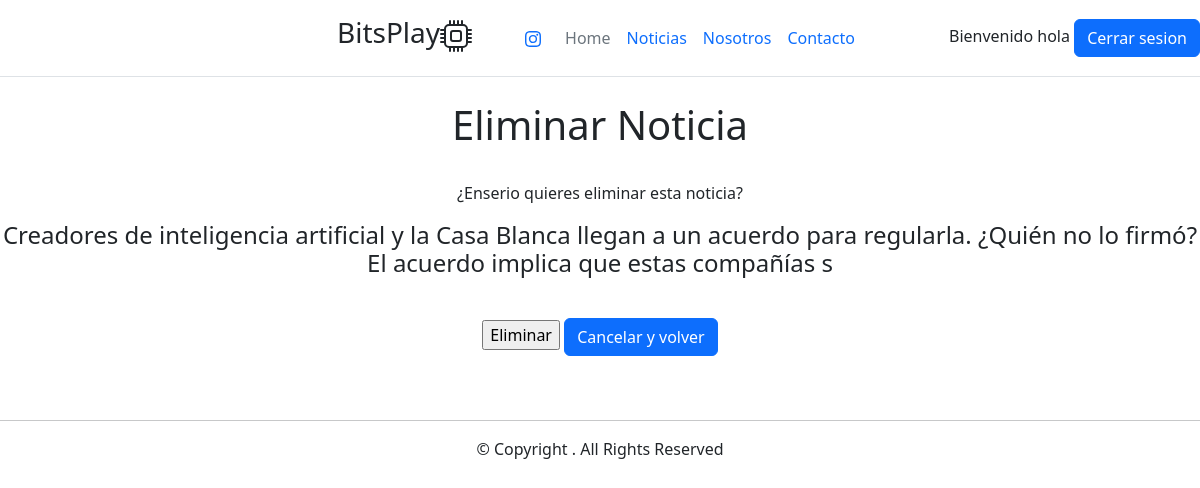
/noticias/5/eliminar_noticia (signed in), run on the app's committed database.
### apps/usuarios/models.py (models this page shows)
class Usuario(AbstractUser):
    pass

### apps/noticias/models.py (models this page shows, shortened)
class Noticia(models.Model):
    titulo = models.CharField(max_length=150)
    cuerpo = models.TextField()
    fecha = models.DateTimeField(auto_now_add=True)
    imagen = models.ImageField(upload_to='noticias')
    categoria_noticia = models.ForeignKey(Categoria, on_delete=models.CASCADE)

### apps/noticias/views.py (the view)
# urls.py: path('<int:pk>/eliminar_noticia', views.eliminar_noticia, name='eliminar_noticia'),
def eliminar_noticia(request, pk):
    noticia = Noticia.objects.get(pk =pk)
    noticia = get_object_or_404(Noticia, pk=pk)
    contexto = {'noticia': noticia}
    if request.method == 'POST':
        noticia.delete()
        return redirect('noticias:inicio')
    return render(request, 'noticias/deletenoticia.html', contexto)

### templates/noticias/deletenoticia.html (shortened to what this page needs)
{% extends 'base.html' %}
{% load static %}
{% block contenido %}
<h1>Eliminar Noticia</h1>
<br>
<p>¿Enserio quieres eliminar esta noticia?</p>
<h4><p>{{ noticia.titulo }}</p></h4>
    <form method="post">
        <br>
        <div><input type="submit" value="Eliminar">  <button type="button" class="btn btn-primary"><a class="nav-link" href="{% url 'noticias:detalle' noticia.pk %}">Cancelar y volver</a></button></div>
    </form>
</body>
</html>
{% endblock contenido %}

### templates/navbar.html (shortened to what this page needs)
<header
    class="d-flex flex-wrap align-items-center justify-content-center justify-content-md-between py-3 mb-4 border-bottom">
    <div class="col-md-3 mb-2 mb-md-0">
        <a href="/" class="d-inline-flex link-body-emphasis text-decoration-none">
            <svg class="bi" width="40" height="32" role="img" aria-label="Bootstrap">
                <use xlink:href="#bootstrap"></use>
            </svg>
        </a>
    </div>
    <ul class="nav col-0 col-md-auto mb-2 justify-content-left mb-md-0">
        <li class="nav-item">
    <li  id="icono-izquierda"><h3 >BitsPlay</li></ul></li>
    <ul class="nav col-12 col-md-auto mb-2 justify-content-center mb-md-0">
        <li class="nav-item">
            <a class="nav-link" target="_blank "href="https://www.instagram.com/fabri__alarcon/"></a>
        <li><a href="{% url 'home' %}" class="nav-link px-2 link-secondary">Home</a></li>
        <li><a href="{% url 'noticias:inicio' %}" class="nav-link px-2">Noticias</a></li>
        <li><a href="{% url 'nosotros' %}" class="nav-link px-2">Nosotros</a></li>
        <li><a href="{% url 'noticias:contacto' %}" class="nav-link px-2">Contacto</a></li>
    </ul>
    <div class="col-md-3 text-end">
        {% if user.is_authenticated %}
            Bienvenido {{ user.username }}
            <button type="button" class="btn btn-primary"><a class="nav-link" href="{% url 'logout' %}">Cerrar
            sesion</a></button>
        {% else %}
            <button type="button" class="btn btn-outline-primary me-2"><a class="nav-link" href="{% url 'login' %}"> iniciar
                sesion</a></button>
            <button type="button" class="btn btn-outline-primary me-2"><a class="nav-link"
                href="{% url 'usuarios:registro' %}">Registrar</a></button>
        {% endif %}
    </div>
</header>

### static/css/main.css (style rules this page uses)
* { text-align: center; }
#icono-izquierda { text-align: left; }

### data on the page
Usuario: username "hola"
Noticia: titulo "Creadores de inteligencia artificial y la Casa Blanca llegan a un acuerdo para regularla. ¿Quién no lo firmó? El acuerdo implica que estas compañías s"
